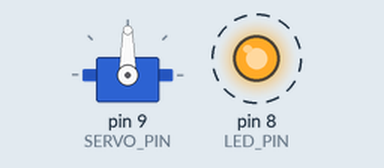
This sketch was run on a simulated Arduino Uno, built with avr-gcc and run on an emulated ATmega328P. On the bench: servo, output pins drawn as LEDs (lit = HIGH). Dashed ring = blinking.

Above: at 0.05 s.
Timing chart, 0 to 4.6 s (numbered marks = the images above):
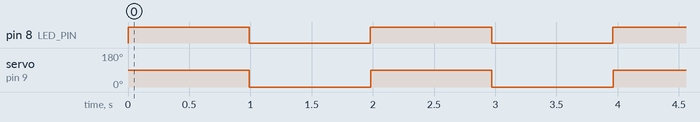

Measured:
- by itself, pin 8 (LED_PIN): alternates HIGH for 0.99 s and LOW for 0.99 s
- by itself, servo on pin 9 (SERVO_PIN): alternates 90° for 0.99 s and 0° for 0.99 s

The sketch:

rtos.ino
```cpp
#include <Arduino_FreeRTOS.h>
#include <Servo.h>

#define LED_PIN 8
#define SERVO_PIN 9

Servo myServo;
bool ledState = false;

// Task 1: LED
void TaskLED(void *pvParameters) {
  pinMode(LED_PIN, OUTPUT);

  while (1) {
    ledState = !ledState;
    digitalWrite(LED_PIN, ledState);

    vTaskDelay(1000 / portTICK_PERIOD_MS);
  }
}

// Task 2: Servo
void TaskServo(void *pvParameters) {
  myServo.attach(SERVO_PIN);

  while (1) {
    if (ledState) {
      myServo.write(90);  // LED ON
    } else {
      myServo.write(0);   // LED OFF
    }

    vTaskDelay(100 / portTICK_PERIOD_MS);
  }
}

void setup() {
  xTaskCreate(TaskLED, "LED Task", 128, NULL, 1, NULL);
  xTaskCreate(TaskServo, "Servo Task", 128, NULL, 1, NULL);
}

void loop() {
}
```
